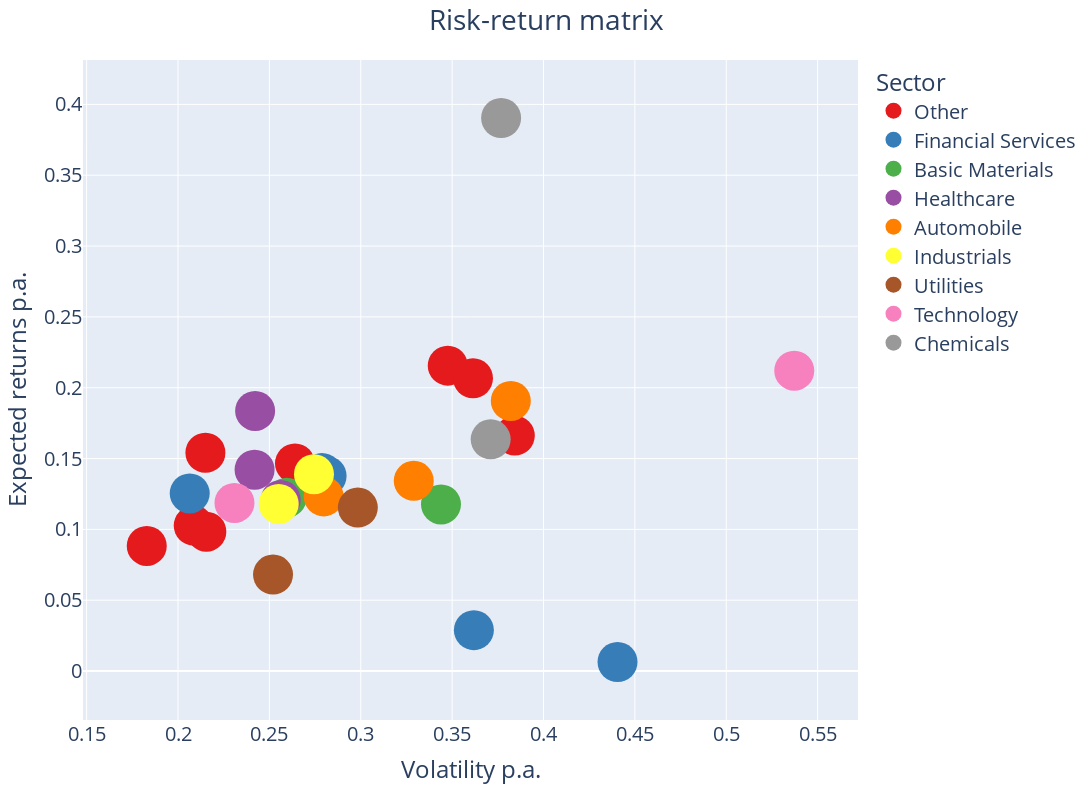

Notebook source saved alongside this figure:
### Code cell
fig = px.scatter(df_dax_final, x = "volatility", y = "expected_returns", color = "Sector",
                 color_discrete_sequence=px.colors.qualitative.Set1,
                 labels={
                     "expected_returns": "Expected returns p.a.",
                     "volatility": "Volatility p.a."},
                     hover_name = "Name",
                     hover_data={"expected_returns":True,
                                 "volatility":True,
                                 "Sector":False})
fig.update_layout(title_text="Risk-return matrix", title_x=0.5, font={'size': 20}, hoverlabel = {"font_size": 20}, width=1500, height=800)
fig.update_traces(marker_size=40, hovertemplate = "<b>%{hover_name} <br>" + "Expected returns: {x:}")
fig.show()

### Figure 1 — Plotly figure (JSON) as saved in the notebook; plotly's stock layout.template omitted (floating-point values rounded to 4 significant figures)
{"data": [{"customdata": [["Other"], ["Other"], ["Other"], ["Other"], ["Other"], ["Other"], ["Other"], ["Other"]], "hovertemplate": "<b>%{hover_name} <br>Expected returns: {x:}", "hovertext": ["Adidas", "Airbus", "Beiersdorf", "Continental", "Deutsche Telekom", "Hannover Re", "Henkel", "Rheinmetall"], "legendgroup": "Other", "marker": {"color": "rgb(228,26,28)", "size": 40, "symbol": "circle"}, "mode": "markers", "name": "Other", "orientation": "v", "showlegend": true, "type": "scatter", "x": [0.264, 0.3476, 0.1829, 0.3843, 0.2155, 0.215, 0.2086, 0.3614], "xaxis": "x", "y": [0.1466, 0.2156, 0.0883, 0.1662, 0.0984, 0.1541, 0.1027, 0.2067], "yaxis": "y"}, {"customdata": [["Financial Services"], ["Financial Services"], ["Financial Services"], ["Financial Services"], ["Financial Services"]], "hovertemplate": "<b>%{hover_name} <br>Expected returns: {x:}", "hovertext": ["Allianz", "Commerzbank", "Deutsche Bank", "Deutsche Börse", "Munich Re"], "legendgroup": "Financial Services", "marker": {"color": "rgb(55,126,184)", "size": 40, "symbol": "circle"}, "mode": "markers", "name": "Financial Services", "orientation": "v", "showlegend": true, "type": "scatter", "x": [0.2787, 0.4405, 0.3619, 0.2813, 0.2064], "xaxis": "x", "y": [0.1399, 0.0064, 0.0289, 0.1377, 0.1254], "yaxis": "y"}, {"customdata": [["Basic Materials"], ["Basic Materials"]], "hovertemplate": "<b>%{hover_name} <br>Expected returns: {x:}", "hovertext": ["BASF", "Heidelberg Materials"], "legendgroup": "Basic Materials", "marker": {"color": "rgb(77,175,74)", "size": 40, "symbol": "circle"}, "mode": "markers", "name": "Basic Materials", "orientation": "v", "showlegend": true, "type": "scatter", "x": [0.2595, 0.3439], "xaxis": "x", "y": [0.1224, 0.1176], "yaxis": "y"}, {"customdata": [["Healthcare"], ["Healthcare"], ["Healthcare"]], "hovertemplate": "<b>%{hover_name} <br>Expected returns: {x:}", "hovertext": ["Bayer", "Fresenius", "Merck"], "legendgroup": "Healthcare", "marker": {"color": "rgb(152,78,163)", "size": 40, "symbol": "circle"}, "mode": "markers", "name": "Healthcare", "orientation": "v", "showlegend": true, "type": "scatter", "x": [0.2562, 0.2419, 0.2422], "xaxis": "x", "y": [0.1208, 0.1421, 0.1836], "yaxis": "y"}, {"customdata": [["Automobile"], ["Automobile"], ["Automobile"]], "hovertemplate": "<b>%{hover_name} <br>Expected returns: {x:}", "hovertext": ["BMW", "Mercedes-Benz Group", "Volkswagen Group"], "legendgroup": "Automobile", "marker": {"color": "rgb(255,127,0)", "size": 40, "symbol": "circle"}, "mode": "markers", "name": "Automobile", "orientation": "v", "showlegend": true, "type": "scatter", "x": [0.2797, 0.329, 0.3821], "xaxis": "x", "y": [0.1233, 0.1343, 0.1907], "yaxis": "y"}, {"customdata": [["Industrials"], ["Industrials"]], "hovertemplate": "<b>%{hover_name} <br>Expected returns: {x:}", "hovertext": ["Deutsche Post", "Siemens"], "legendgroup": "Industrials", "marker": {"color": "rgb(255,255,51)", "size": 40, "symbol": "circle"}, "mode": "markers", "name": "Industrials", "orientation": "v", "showlegend": true, "type": "scatter", "x": [0.2744, 0.2551], "xaxis": "x", "y": [0.139, 0.118], "yaxis": "y"}, {"customdata": [["Utilities"], ["Utilities"]], "hovertemplate": "<b>%{hover_name} <br>Expected returns: {x:}", "hovertext": ["E.ON", "RWE"], "legendgroup": "Utilities", "marker": {"color": "rgb(166,86,40)", "size": 40, "symbol": "circle"}, "mode": "markers", "name": "Utilities", "orientation": "v", "showlegend": true, "type": "scatter", "x": [0.252, 0.2984], "xaxis": "x", "y": [0.0681, 0.1154], "yaxis": "y"}, {"customdata": [["Technology"], ["Technology"]], "hovertemplate": "<b>%{hover_name} <br>Expected returns: {x:}", "hovertext": ["Infineon Technologies", "SAP"], "legendgroup": "Technology", "marker": {"color": "rgb(247,129,191)", "size": 40, "symbol": "circle"}, "mode": "markers", "name": "Technology", "orientation": "v", "showlegend": true, "type": "scatter", "x": [0.5372, 0.2309], "xaxis": "x", "y": [0.212, 0.1187], "yaxis": "y"}, {"customdata": [["Chemicals"], ["Chemicals"]], "hovertemplate": "<b>%{hover_name} <br>Expected returns: {x:}", "hovertext": ["Qiagen", "Sartorius"], "legendgroup": "Chemicals", "marker": {"color": "rgb(153,153,153)", "size": 40, "symbol": "circle"}, "mode": "markers", "name": "Chemicals", "orientation": "v", "showlegend": true, "type": "scatter", "x": [0.3711, 0.3768], "xaxis": "x", "y": [0.1636, 0.3904], "yaxis": "y"}], "layout": {"font": {"size": 20}, "height": 800, "hoverlabel": {"font": {"size": 20}}, "legend": {"title": {"text": "Sector"}, "tracegroupgap": 0}, "margin": {"t": 60}, "title": {"text": "Risk-return matrix", "x": 0.5}, "width": 1500, "xaxis": {"anchor": "y", "domain": [0, 1], "title": {"text": "Volatility p.a."}}, "yaxis": {"anchor": "x", "domain": [0, 1], "title": {"text": "Expected returns p.a."}}}}
